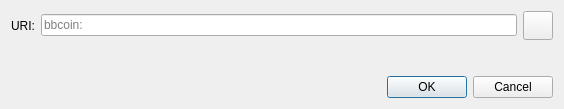
<?xml version="1.0" encoding="UTF-8"?>
<ui version="4.0">
 <class>OpenURIDialog</class>
 <widget class="QDialog" name="OpenURIDialog">
  <property name="geometry">
   <rect>
    <x>0</x>
    <y>0</y>
    <width>564</width>
    <height>109</height>
   </rect>
  </property>
  <property name="windowTitle">
   <string>Open bbcoin URI</string>
  </property>
  <layout class="QVBoxLayout" name="verticalLayout">
   <item>
    <layout class="QHBoxLayout" name="horizontalLayout">
     <item>
      <widget class="QLabel" name="label">
       <property name="text">
        <string>URI:</string>
       </property>
      </widget>
     </item>
     <item>
      <widget class="QValidatedLineEdit" name="uriEdit">
       <property name="placeholderText">
        <string notr="true">bbcoin:</string>
       </property>
      </widget>
     </item>
     <item>
      <widget class="QToolButton" name="pasteButton">
       <property name="toolTip">
        <string extracomment="Tooltip text for button that allows you to paste an address that is in your clipboard.">Paste address from clipboard</string>
       </property>
       <property name="text">
        <string/>
       </property>
       <property name="icon">
        <iconset resource="../bbcoin.qrc">
         <normaloff>:/icons/editpaste</normaloff>:/icons/editpaste
        </iconset>
       </property>
       <property name="iconSize">
        <size>
         <width>22</width>
         <height>22</height>
        </size>
       </property>
      </widget>
     </item>
    </layout>
   </item>
   <item>
    <spacer name="verticalSpacer">
     <property name="orientation">
      <enum>Qt::Vertical</enum>
     </property>
     <property name="sizeHint" stdset="0">
      <size>
       <width>20</width>
       <height>40</height>
      </size>
     </property>
    </spacer>
   </item>
   <item>
    <widget class="QDialogButtonBox" name="buttonBox">
     <property name="orientation">
      <enum>Qt::Horizontal</enum>
     </property>
     <property name="standardButtons">
      <set>QDialogButtonBox::Cancel|QDialogButtonBox::Ok</set>
     </property>
    </widget>
   </item>
  </layout>
 </widget>
 <customwidgets>
  <customwidget>
   <class>QValidatedLineEdit</class>
   <extends>QLineEdit</extends>
   <header>qt/qvalidatedlineedit.h</header>
  </customwidget>
 </customwidgets>
 <resources/>
 <connections>
  <connection>
   <sender>buttonBox</sender>
   <signal>accepted()</signal>
   <receiver>OpenURIDialog</receiver>
   <slot>accept()</slot>
   <hints>
    <hint type="sourcelabel">
     <x>248</x>
     <y>254</y>
    </hint>
    <hint type="destinationlabel">
     <x>157</x>
     <y>274</y>
    </hint>
   </hints>
  </connection>
  <connection>
   <sender>buttonBox</sender>
   <signal>rejected()</signal>
   <receiver>OpenURIDialog</receiver>
   <slot>reject()</slot>
   <hints>
    <hint type="sourcelabel">
     <x>316</x>
     <y>260</y>
    </hint>
    <hint type="destinationlabel">
     <x>286</x>
     <y>274</y>
    </hint>
   </hints>
  </connection>
 </connections>
</ui>
